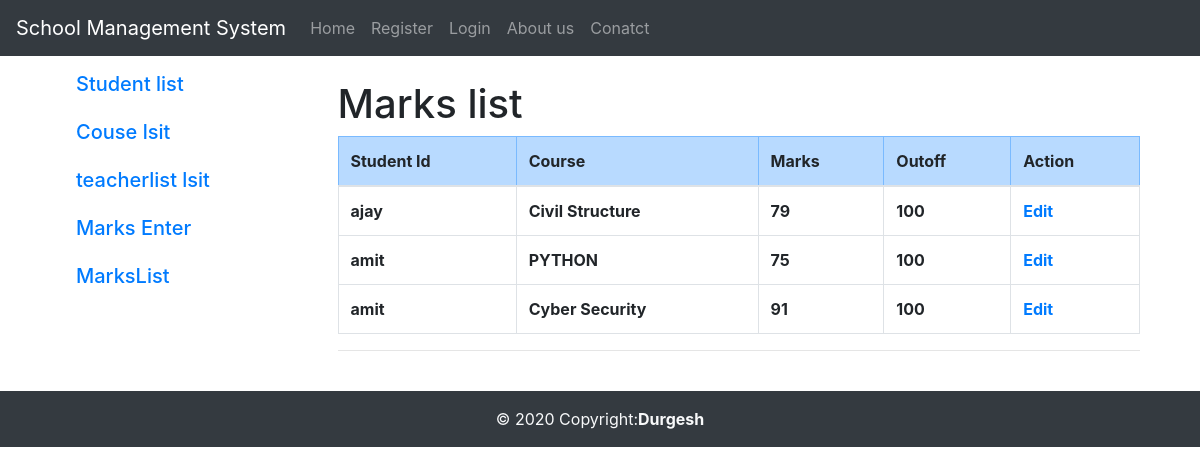
Page /MarksList on the committed database.
### CollegeApp/models.py (models this page shows)
class Marks(models.Model):
    s_id=models.ForeignKey(UserModel,on_delete=models.CASCADE)
    c_id=models.ForeignKey(Course,on_delete=models.CASCADE)
    marks=models.IntegerField()
    out_of_m=models.IntegerField(default=100)

class Course(models.Model):
    Cname=models.CharField(max_length=120)
    img=models.ImageField(default="")
    clink=models.CharField(max_length=254)
    desc=models.CharField(max_length=150,default=None)
    branch=models.ForeignKey(BranchModel,on_delete=models.CASCADE)
    def __str__(s):
        return s.Cname

### CollegeApp/views.py (the view)
# urls.py: path('MarksList',v.MarksList),
def MarksList(request):
    marks=Marks.objects.all()
    return render(request,'Markslist.html',{'marks':marks})

### CollegeApp/models.py (called while the page is built)
    def __str__(s):
        return s.username

### CollegeApp/templates/Markslist.html
{%extends 'teacherhome.html'%}
 {% block teacher %}
<h1 class="text-justify">Marks list</h1>
<table class="table table-bordered">
    <thead>
<tr class="table-primary">
    <th>Student Id</th>
    <th>Course</th>
    <th>Marks</th>
    <th>Outoff</th>
    <th>Action</th>
</tr>
</thead>
{% for i in marks%}
<tr class="font-weight-bold">
<td>{{i.s_id}}</td>
<td>{{i.c_id}}</td>
<td>{{i.marks}}</td>
<td>{{i.out_of_m}}</td>
<td><a href="editmarks/{{i.id}}">Edit</a></td>
</tr>
{% endfor %}
</table>
<hr>
 {% endblock teacher %}

### rows in the picture
Marks: s_id "ajay", c_id "Civil Structure", marks "79", out_of_m "100"
Marks: s_id "amit", c_id "PYTHON", marks "75", out_of_m "100"
Marks: s_id "amit", c_id "Cyber Security", marks "91", out_of_m "100"
